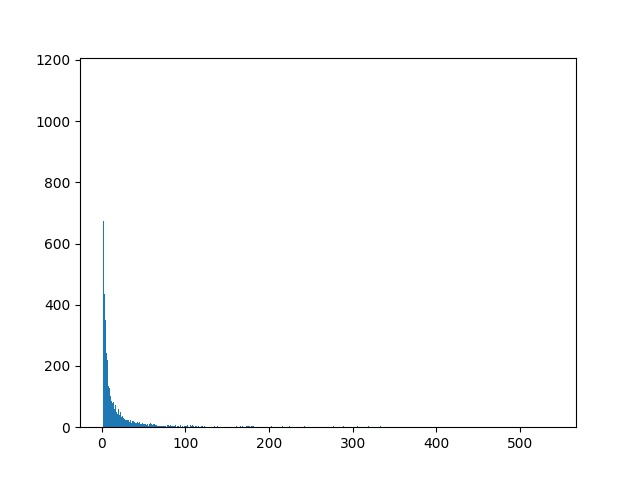

Write the Python code that produced this figure.
import matplotlib.pyplot as plt

from graph import Graph

def get_key(my_dict, val):
    for key, value in my_dict.items():
        if val == value:
            return key


# Open both the files
sol = open("f_sol.txt","w")       # solution
fil = open("f.txt","r")           # input data

# reading the inupt file and storing variables
lines = fil.readlines()
first_line = lines[0]
D = int(first_line.split()[0])      # D: duration
I = int(first_line.split()[1])      # I: intersections
S = int(first_line.split()[2])      # S: streets
V = int(first_line.split()[3])      # V: cars
F = int(first_line.split()[4])      # F: bonus

# create a dictionary to store street name : end, start .... 
# by putting end,start in this order we can get all the roads leading to an intersection
# rater the the roads moving out from the intersection with the help of graphs.
routes_dict = {}                    # strees: [end,start]
for i in range(1,S+1):
    line = lines[i].split()
    routes_dict[line[2]] = [int(line[1]), int(line[0])]

# create a dictionary to store occurance of each street
street_dict = {}
for i in range(S+1,S+1+V):
    line = lines[i].split()
    n = int(line[0])                # indicates the numer of streets traversed by each car
    for j in range(n):
        street = line[j+1]          # name of the current street
        if street in street_dict.keys():
            street_dict[street] += 1
        else:
            street_dict[street] = 1
routes_dict_1 = routes_dict.copy()
g_street = {}
for i in range(S):
    key = list(routes_dict.keys())[i]
    if key not in street_dict.keys():
        g_street[key] = 0
        del routes_dict_1[key]
    elif street_dict[key] >= 25 and street_dict[key] < 100:
        g_street[key] = 2
    elif street_dict[key] >= 100:
        g_street[key] = 2
    else:
        g_street[key] = 1


print(max(street_dict.values()))

fig = plt.hist(street_dict.values(),max(street_dict.values()))
plt.savefig('f.jpg')
# plt.show()

# graph now stores the graph of our data, but in the reverse order
routes = list(routes_dict_1.values()) # stores all the routes
graph  = Graph(routes)
g_dict = graph.graph_dict           # store all the intersections that lead to an intersection

# w1: number of intersections found by the Graph
# writes w1
keys   = list(g_dict.keys())
values = list(g_dict.values())
w1     = str(len(keys))
sol.write(f'{w1} \n')


for i,key in enumerate(keys):
    w2    = key
    sol.write(f'{w2} \n')
    value = values[i]
    w3    = len(value)
    sol.write(f'{w3} \n')

    for j in range(w3):
        x          = value[j]
        street     = get_key(routes_dict,[key,x])
        street_num = g_street[street]
        if street_num != 0:
            w      = f'{street} {street_num} \n'
            sol.write(w)

